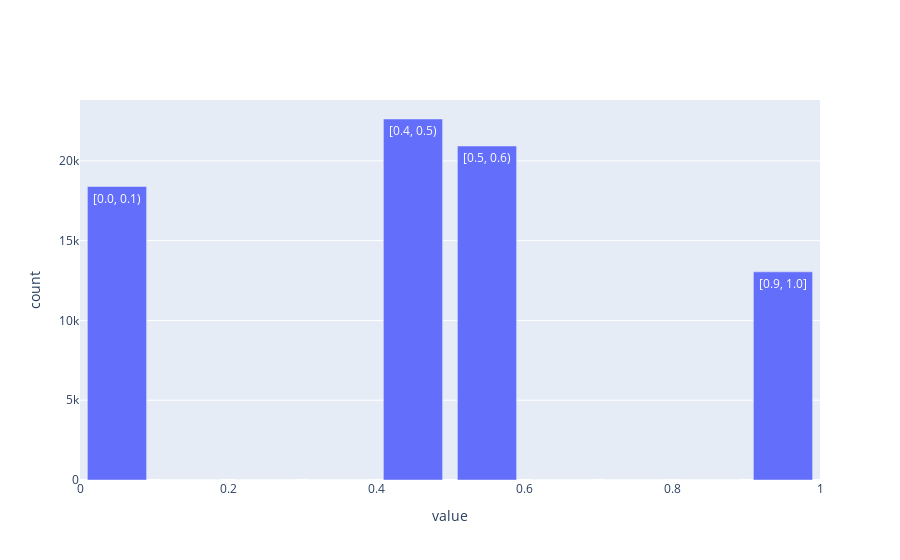

Notebook code cell kept with this figure:
### Markdown cell above
Plotting a histogram to understand the subjectivity of tweets.

### Code cell
df["TEXTBLOB_subjectivity"].hist()

### Figure 1 — Plotly figure (JSON) as saved in the notebook; plotly's stock layout.template omitted (floating-point values rounded to 4 significant figures)
{"data": [{"hovertemplate": "variable=TEXTBLOB_subjectivity<br>value=%{text}<br>count=%{y}", "name": "TEXTBLOB_subjectivity", "text": ["[0.0, 0.1)", "[0.1, 0.2)", "[0.2, 0.3)", "[0.3, 0.4)", "[0.4, 0.5)", "[0.5, 0.6)", "[0.6, 0.7)", "[0.7, 0.8)", "[0.8, 0.9)", "[0.9, 1.0]"], "type": "bar", "x": [0.05, 0.15, 0.25, 0.35, 0.45, 0.55, 0.65, 0.75, 0.85, 0.95], "y": [18393, 0, 0, 0, 22624, 20932, 0, 0, 0, 13047]}], "layout": {"barmode": "stack", "xaxis": {"title": {"text": "value"}}, "yaxis": {"title": {"text": "count"}}}}
